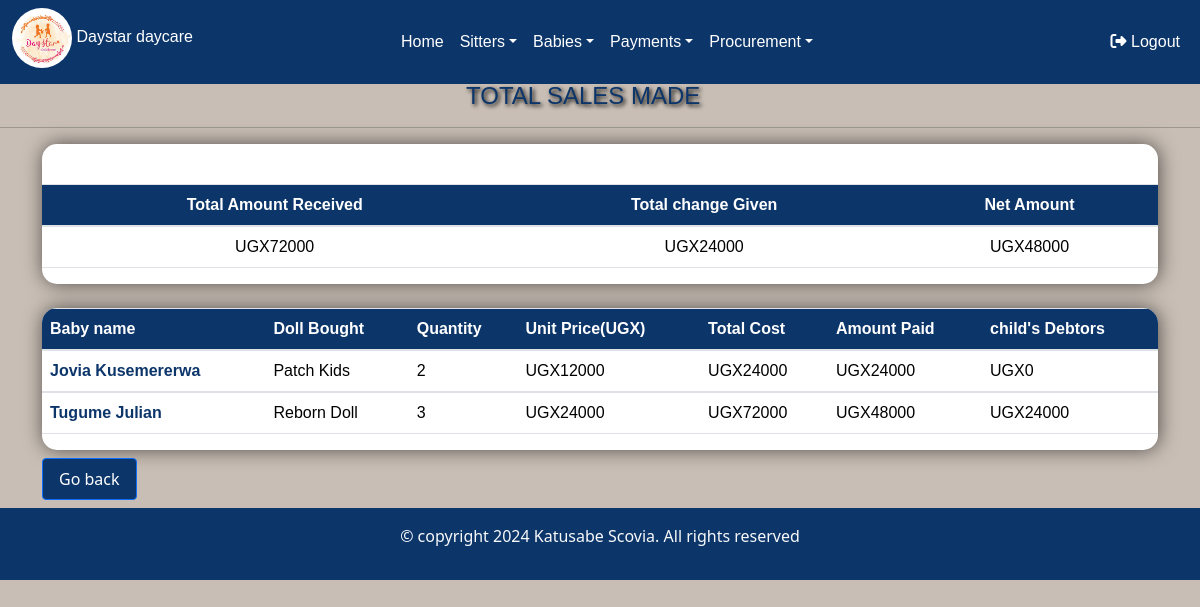
The page /all_sales/ (signed in) on the database as committed earlier.
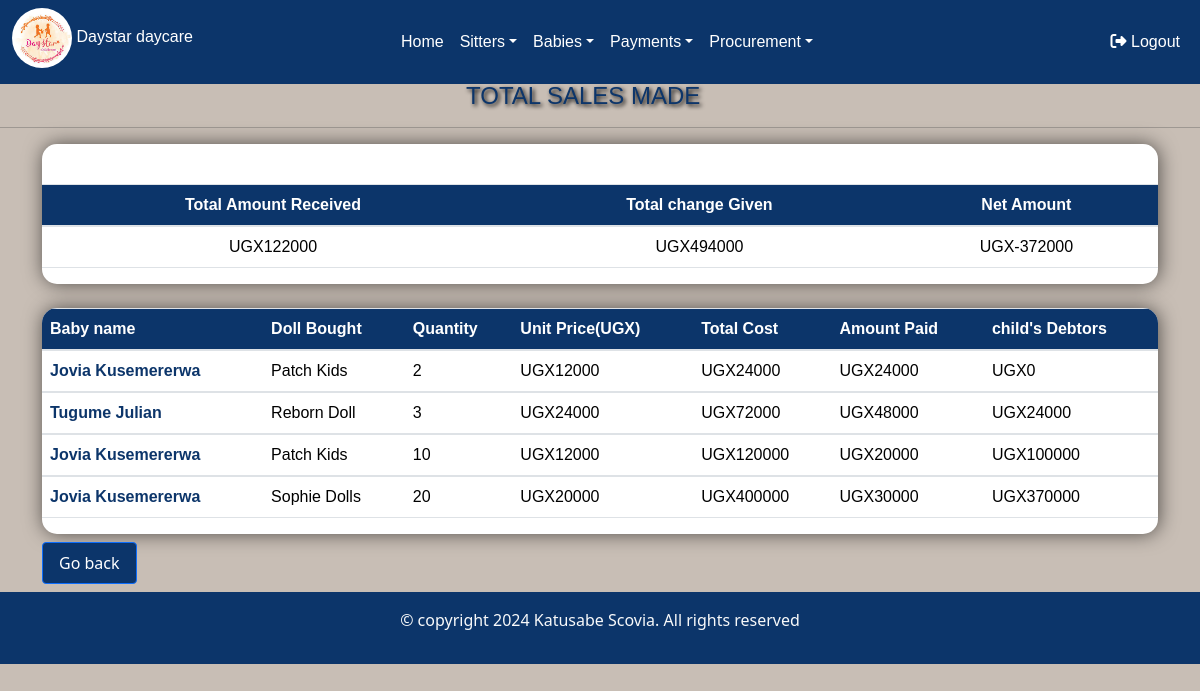
The same page on the database as committed later.
### day/models.py (models this page shows)
class Salesrecord(models.Model):
    doll=models.ForeignKey(Doll,  on_delete=models.CASCADE,null=False, blank=False)
    payee=models.ForeignKey(Babiesform, on_delete=models.CASCADE,null=True,blank=True)
    quantity_sold=models.IntegerField(default=0,null=True, blank=True)
    amount_received=models.IntegerField(default=0,null=True,blank=True)
    sale_date=models.DateField(default=timezone.now)
    unit_price=models.IntegerField(default=0)
    def get_total(self):
        total= self.quantity_sold * self.unit_price
        return int( total)
    def get_change(self):
        change= self.get_total() - self.amount_received
        return int(change)#sales is linked to products

class Babiesform(models.Model):
    c_stay=models.ForeignKey(Categorystay ,on_delete=models.CASCADE,default=1)
    name_of_the_baby=models.CharField(max_length=200,)
    gender=models.CharField(choices=[('male', 'Male'),('female', 'Female')], max_length=100)
    age=models.IntegerField(default=0)
    parents_name=models.CharField(max_length=200)
    location=models.CharField(max_length=50)
    arrival_time=models.DateTimeField()
    care_taker=models.CharField(max_length=200)
    Assigned_to=models.ForeignKey(Sitter_arrival,on_delete=models.CASCADE)
    created_at=models.DateTimeField(auto_now_add=True, null=True)
    def __str__(self):
        return self.name_of_the_baby

class Doll(models.Model):
    c_doll=models.ForeignKey(Category_doll, on_delete=models.CASCADE,null=True, blank=True)
    name_of_the_doll =models.CharField(max_length=200,null=True, blank=True)
    quantity=models.IntegerField(default=0)
    color=models.CharField(max_length=200, null=True,blank=True)
    size=models.CharField(max_length=200,null=True,blank=True)
    issued_quantity=models.IntegerField(default=0,blank=True,null=True)
    received_quantity=models.IntegerField(default=0,null=True,blank=True)
    Unit_price=models.IntegerField(default=0,null=True, blank=True)
    date=models.DateField(default=timezone.now)
    def __str__(self):
        return self.name_of_the_doll

### day/views.py (the view)
# urls.py: path('all_sales/',views.all_sales,name='all_sales'),
@login_required
def all_sales(request):
    sales=Salesrecord.objects.all()
    total=sum([items.amount_received for items in sales])
    change=sum([items.get_change() for items in sales])
    net=total-change
    return render(request,'all_sales.html',{'sales':sales,'total':total,'change':change,'net':net})

### day/templates/all_sales.html (shortened to what this page needs)
{% extends 'base.html'%}
{% block content%}
<br>
    <h4 >TOTAL SALES MADE</h4><hr>
<div class="container">
<div class="table-container">
  <table class="table" style="margin-top:40px;">
    <thead class="frame text-center">
      <tr>
        <th scope="col">Total Amount Received</th>
        <th scope="col">Total change Given</th>
        <th scope="col">Net Amount</th>
      </tr>
    </thead>
    <tbody class="text-center">
      <tr>
        <td>UGX{{total}}</td>
        <td>UGX{{change}}</td>
        <td>UGX{{net}}</td>
      </tr>
    </tbody>
  </table>
</div>
</div>
<br>
<div class="container">
  <div class="table-container">
  <table class=" table">
    <thead class="frame">
      <tr>
        <th scope="col">Baby name</th>
        <th scope="col">Doll Bought</th>
        <th scope="col">Quantity</th>
        <th scope="col">Unit Price(UGX)</th>
        <th scope="col">Total Cost</th>
        <th scope="col">Amount Paid</th>
        <th scope="col">child's Debtors</th>
      </tr>
    </thead>
    {% for sale in sales %}
    <tbody>
      <tr>
        <td style="font-weight:bolder; color: #0c356a;">{{sale.payee | title}}</td>
        <td>{{sale.doll | title}}</td>
        <td>{{sale.quantity_sold}}</td>
        <td>UGX{{sale.unit_price}}</td>
        <td>UGX{{sale.get_total}}</td>
        <td>UGX{{sale.amount_received}}</td>
        <td>UGX{{sale.get_change}}</td>
      </tr>
    </tbody>
    {% endfor %}
  </table>
</div>
<a href="{% url 'doll'  %}"  class="hover-button "><input type= "submit" value="Go back" class="btn btn-primary mt-2" type="button"/></a>
</div>
{% endblock%}

### day/templates/base.html (shortened to what this page needs)
{% load static %}
<!DOCTYPE html>
<html lang="en">
<head>
    <link rel="stylesheet" href="https://stackpath.bootstrapcdn.com/bootstrap/4.5.2/css/bootstrap.min.css">
    <link rel="stylesheet" href="{% static 'CSS/bootstrap/css/bootstrap.css' %}">
    <link rel="stylesheet" href="https://cdnjs.cloudflare.com/ajax/libs/font-awesome/6.5.2/css/all.min.css" />
</head>
<body>
    <nav class="navbar navbar-expand-lg navbar-text-light fixed-top" style="background-color: #0C356A; font-family: sans-serif; font-size: 16px; color: white;">
        <div class="container-fluid">
            <h6><img style="border-radius: 99%;" src="{% static 'Images/badge.jpeg' %}" alt="datstardaycare logo" width="60px"> Daystar daycare</h6>
            <div class="collapse navbar-collapse" id="navbarSupportedContent" style="margin-left: 200px;">
                <ul class="navbar-nav me-auto mb-2 mb-lg-0">
                    <li class="nav-item">
                        <a class="nav-link active" aria-current="page" style="color: white;" href="/dashboard">Home</a>
                    </li>
                    <li class="nav-item dropdown">
                        <a class="nav-link dropdown-toggle" href="#" id="navbarDropdownSitters" role="button" data-toggle="dropdown" aria-haspopup="true" aria-expanded="false" style="color: white;">Sitters</a>
                    </li>
                    <li class="nav-item dropdown">
                        <a class="nav-link dropdown-toggle" href="#" id="navbarDropdownBabies" role="button" data-toggle="dropdown" aria-haspopup="true" aria-expanded="false" style="color: white;">Babies</a>
                    </li>
                    <li class="nav-item dropdown">
                        <a class="nav-link dropdown-toggle" href="#" id="navbarDropdownBabies" role="button" data-toggle="dropdown" aria-haspopup="true" aria-expanded="false" style="color: white;">Payments</a>
                    </li>
                    <li class="nav-item dropdown">
                        <a class="nav-link dropdown-toggle" href="#" id="navbarDropdownBabies" role="button" data-toggle="dropdown" aria-haspopup="true" aria-expanded="false" style="color: white;">Procurement</a>
                    </li>
                </ul>
                <ul class="navbar-nav ml-auto">
                    <li class="nav-item">
                        <a class="nav-link" href="/logout/" style="color: white;"><i class="fa-solid fa-right-from-bracket"></i> Logout</a>
                    </li>
                </ul>
            </div>
        </div>
    </nav>
    {% block content %}
    {% endblock %}
    <footer class="text-light text-center py-3" style="margin-top: 8px; background-color: #0C356A; margin-left: 0px; margin-right: 0px; padding-left: 0px; padding-right: 0px; max-width: 100%; bottom:0;">
        <div class="container">
            <p>&copy; copyright 2024 Katusabe Scovia. All rights reserved</p>
        </div>
    </footer>
</body>
</html>

### day/templates/base.html (style rules this page uses)
footer { left: 0; bottom: 0; width: 100%; background-color: #0C356A; color: white; text-align: center; }

### day/templates/all_sales.html (style rules this page uses)
h4 { color:#0C356A; text-shadow: 2px 2px 4px #000000; margin-left: 466px; font-family: sans-serif; margin-top:58px; }
body { background-color: #c8beb5; }
.btn-primary { background-color: #094f9f; }
.btn { background-color: #0c356a; color: white; transition: background-color 0.7s; text-decoration: none; padding: 8px 16px; border-radius: 4px; }
.frame th { background-color: #0c356a; color:white; }
.table-container { box-shadow: 1px 0px 20px -1px rgba(0,0,0,0.65); overflow-x: auto; max-width: 100%; border-radius: 15px; background-color: white; border-radius: 15px; font-family:sans-serif; }

Rows that differ between the two databases and show on the page:
added Salesrecord: payee "Jovia Kusemererwa", doll "Patch Kids", quantity_sold "10", unit_price "12000", get_total "120000", amount_received "20000", get_change "100000"
added Salesrecord: payee "Jovia Kusemererwa", doll "Sophie Dolls", quantity_sold "20", unit_price "20000", get_total "400000", amount_received "30000", get_change "370000"
Other text that changed with them:
{{ total }}: "72000" → "122000"
{{ change }}: "24000" → "494000"
{{ net }}: "48000" → "-372000"
